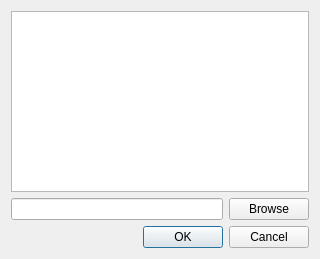
<?xml version="1.0" encoding="UTF-8"?>
<ui version="4.0">
 <class>NewFileDialog</class>
 <widget class="QDialog" name="NewFileDialog">
  <property name="geometry">
   <rect>
    <x>0</x>
    <y>0</y>
    <width>320</width>
    <height>259</height>
   </rect>
  </property>
  <property name="windowTitle">
   <string>Dialog</string>
  </property>
  <layout class="QGridLayout" name="gridLayout">
   <item row="0" column="0">
    <layout class="QVBoxLayout" name="verticalLayout">
     <item>
      <widget class="QListView" name="pickList">
       <property name="editTriggers">
        <set>QAbstractItemView::NoEditTriggers</set>
       </property>
       <property name="textElideMode">
        <enum>Qt::ElideNone</enum>
       </property>
      </widget>
     </item>
     <item>
      <layout class="QHBoxLayout" name="horizontalLayout">
       <item>
        <widget class="QLineEdit" name="pathEdit"/>
       </item>
       <item>
        <widget class="QPushButton" name="BrowseButton">
         <property name="text">
          <string>Browse</string>
         </property>
        </widget>
       </item>
      </layout>
     </item>
     <item>
      <layout class="QHBoxLayout" name="horizontalLayout_2">
       <item>
        <spacer name="horizontalSpacer">
         <property name="orientation">
          <enum>Qt::Horizontal</enum>
         </property>
         <property name="sizeHint" stdset="0">
          <size>
           <width>138</width>
           <height>20</height>
          </size>
         </property>
        </spacer>
       </item>
       <item>
        <widget class="QDialogButtonBox" name="buttonBox">
         <property name="orientation">
          <enum>Qt::Horizontal</enum>
         </property>
         <property name="standardButtons">
          <set>QDialogButtonBox::Cancel|QDialogButtonBox::Ok</set>
         </property>
        </widget>
       </item>
      </layout>
     </item>
    </layout>
   </item>
  </layout>
 </widget>
 <resources/>
 <connections>
  <connection>
   <sender>buttonBox</sender>
   <signal>accepted()</signal>
   <receiver>NewFileDialog</receiver>
   <slot>accept()</slot>
   <hints>
    <hint type="sourcelabel">
     <x>308</x>
     <y>247</y>
    </hint>
    <hint type="destinationlabel">
     <x>157</x>
     <y>274</y>
    </hint>
   </hints>
  </connection>
  <connection>
   <sender>buttonBox</sender>
   <signal>rejected()</signal>
   <receiver>NewFileDialog</receiver>
   <slot>reject()</slot>
   <hints>
    <hint type="sourcelabel">
     <x>308</x>
     <y>247</y>
    </hint>
    <hint type="destinationlabel">
     <x>286</x>
     <y>274</y>
    </hint>
   </hints>
  </connection>
 </connections>
</ui>
